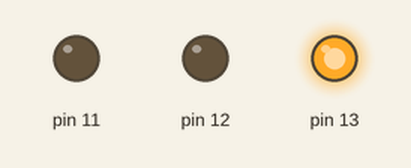
Simulated run of this sketch. Board: Arduino Uno, built with avr-gcc and run on an emulated ATmega328P. Parts: output pins drawn as LEDs (lit = HIGH).

Above: at 2.5 s.
At 5.5 s:
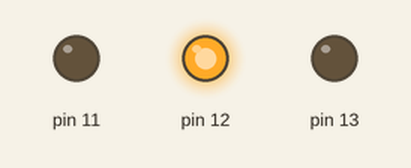
At 7.0 s:
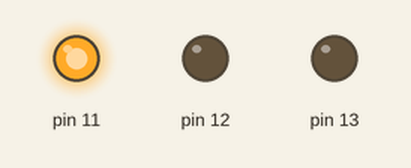
Timing chart, 0 to 10.4 s (numbered marks = the images above):
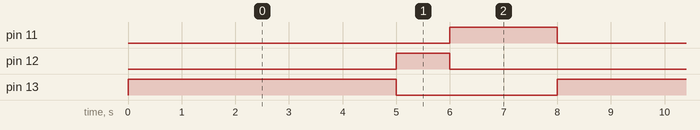

Measured:
- by itself, pin 11: alternates HIGH for 2.0 s and LOW for 6.0 s
- by itself, pin 12: alternates HIGH for 1.0 s and LOW for 7.0 s
- by itself, pin 13: alternates HIGH for 5.0 s and LOW for 3.0 s

The sketch:

Traffic_lights.ino
```cpp
void setup() {
  pinMode(13,OUTPUT);
  pinMode(12,OUTPUT);
  pinMode(11,OUTPUT);
}

void loop() {
  digitalWrite(13,1);
  digitalWrite(12,0);
  digitalWrite(11,0);
  delay(5000);
  digitalWrite(13,0);
  digitalWrite(12,1);
  digitalWrite(11,0);
  delay(1000);
  digitalWrite(13,0);
  digitalWrite(12,0);
  digitalWrite(11,1);
  delay(2000);
}
```
